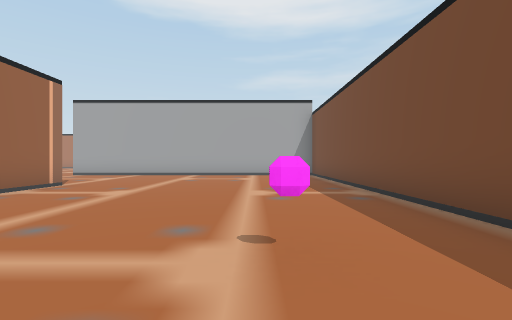
View 1 (above)

22 first-person views from a walk through a Unity game level. The camera is 1.2 m above the floor, looks level and sees 85° across. The floor is counted in squares, 2 m on a side. Each view is taken from the middle of a square. On the plan, view 1 faces up. The plan holds only what a view shows up to about 9 squares ahead; the rest is blank.

View 2
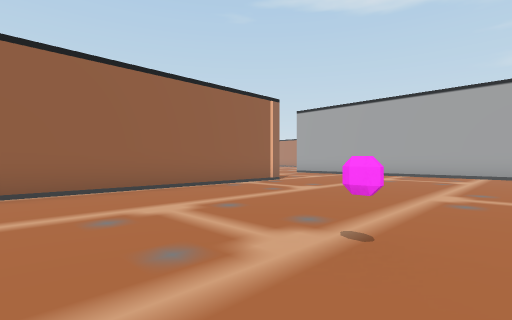

View 3
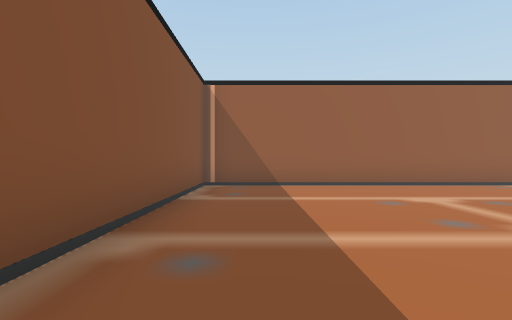

View 4
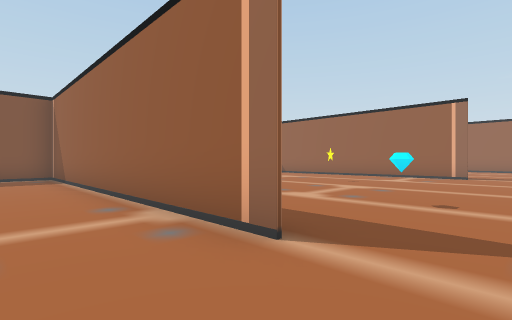

View 5
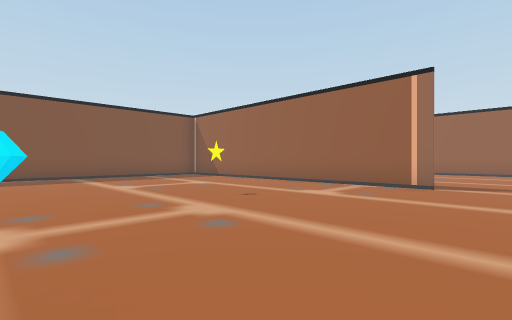

View 6
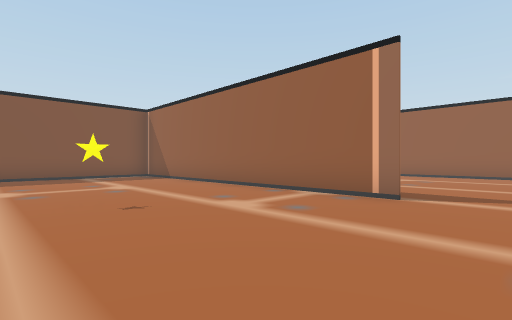

View 7
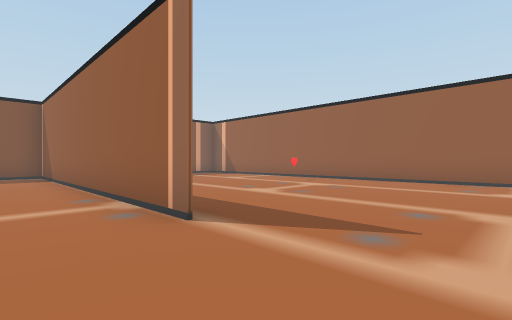

View 8
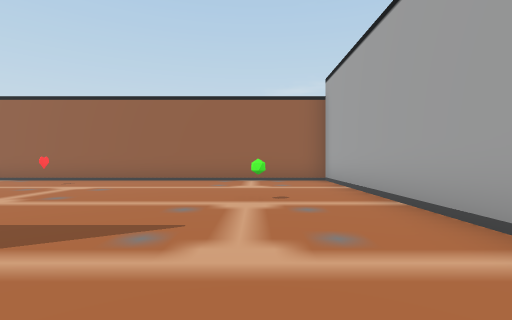

View 9
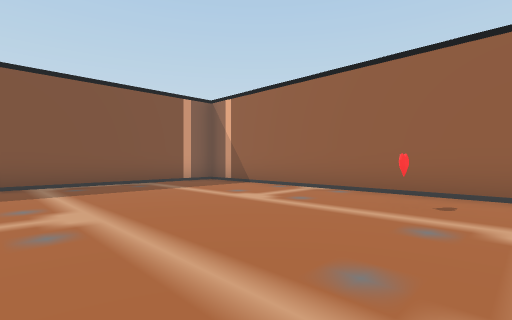

View 10
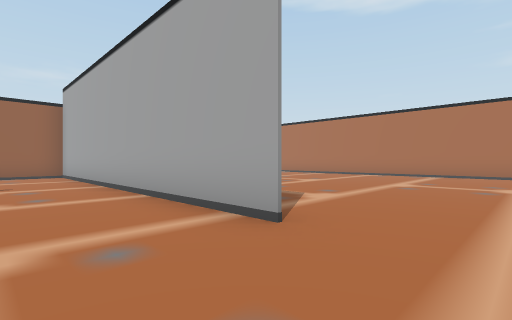

View 11
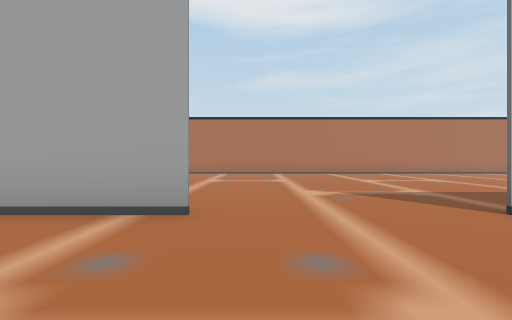

View 12
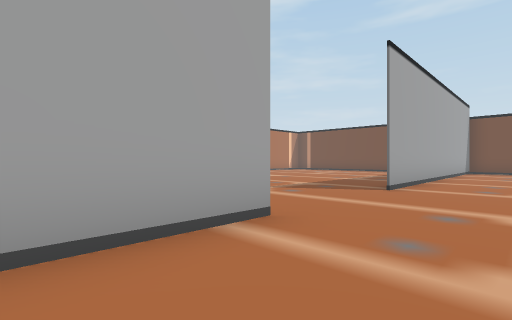

View 13
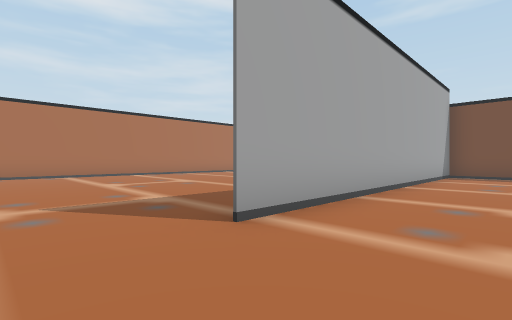

View 14
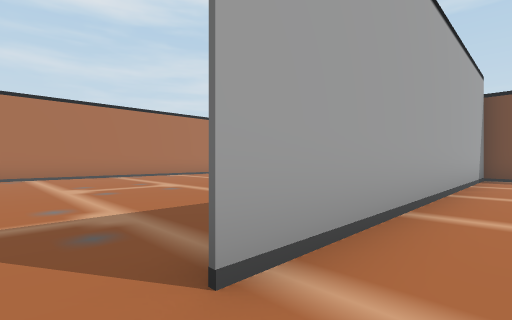

View 15
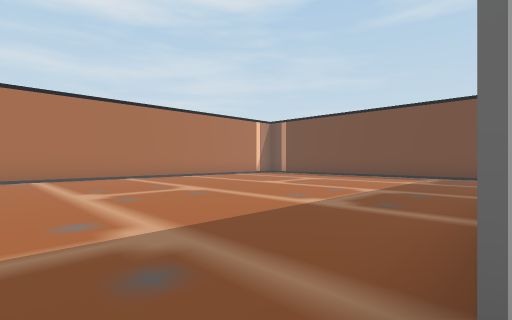

View 16
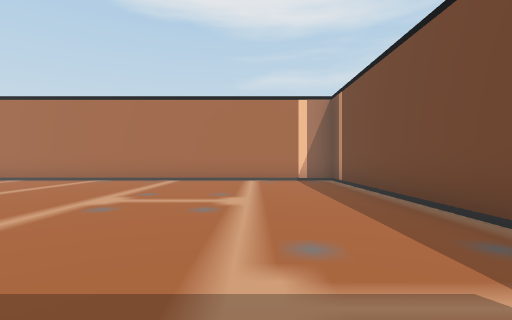

View 17
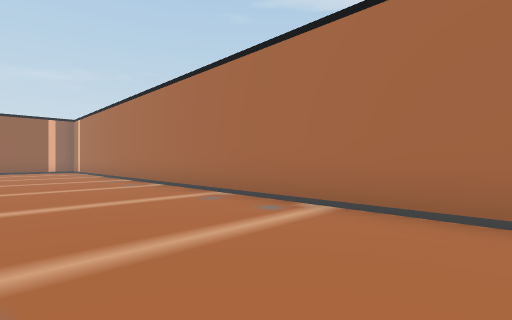

View 18
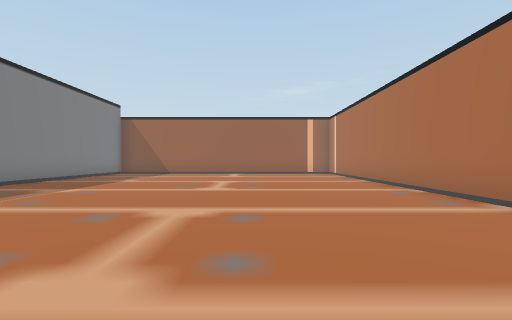

View 19
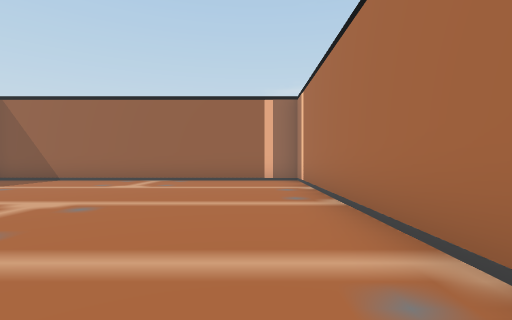

View 20
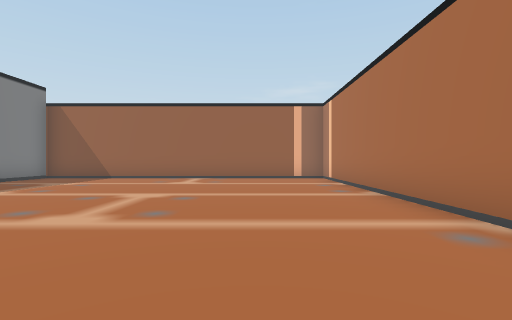

View 21
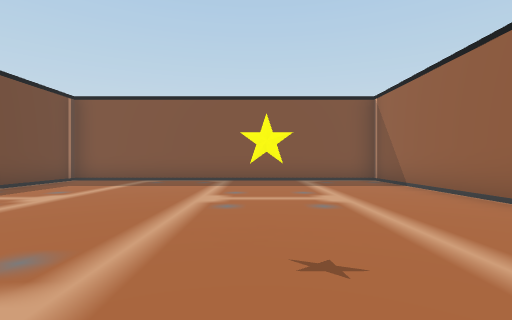

View 22
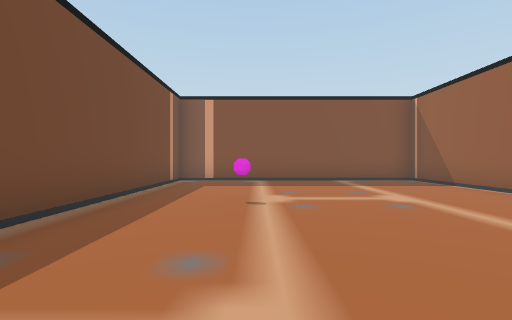

### Floor plan
Points are (right, up) in squares from view 1. A wall is a line through its corners. A room is listed if a view was taken in it or the views show most of it. See-through windows are left out.
Room 1 (views 1, 2, 3, 4, 5, 6, 7, 8, 9, 10, 11, 12, 13, 14, 21, 22)
walls: (-4.6, 6.6) (-4.6, -2.2); (-13.5, 6.6) (-13.5, -2.2) (2.2, -2.2) (2.2, 11); (-10.6, 11) (-20.1, 11); (-4.7, -2.2) (-4.7, 0.2); (2.1, 11) (-7.2, 11); (-20.2, 11) (-20.2, -2.2) (-15.2, -2.2)
ways out: opening at (-9, 10.7) to room 2
objects: heart (-19, 4); gem (-16, 9); other object (-7, 7); other object (0, 2)
Room 2 (views 15, 16, 17, 18, 19, 20)
walls: (-17, 11.1) (-14.4, 11.1); (-20, 11.1) (-18.5, 11.1); (2.2, 11) (2.2, 20.2) (-20.2, 20.2) (-20.2, 11)
ways out: opening at (-9, 10.7) to room 1

Positions as (right, up) in squares from view 1, and headings:
1: (0, 0), facing up
2: (1, 0), facing up-left
3: (2, -1), facing left
4: (-3, 8), facing down-left
5: (-7, 8), facing down-left
6: (-9, 8), facing down-left
7: (-12, 9), facing down-left
8: (-12, 9), facing left
9: (-15, 5), facing down-left
10: (-9, 9), facing up-left
11: (-10, 8), facing up
12: (-13, 9), facing up-right
13: (-9, 9), facing up-right
14: (-8, 10), facing up-right
15: (-8, 11), facing up-right
16: (0, 12), facing up
17: (-5, 17), facing up-left
18: (-8, 17), facing left
19: (-12, 19), facing left
20: (-11, 18), facing left
21: (-10, 6), facing down
22: (0, 6), facing down
